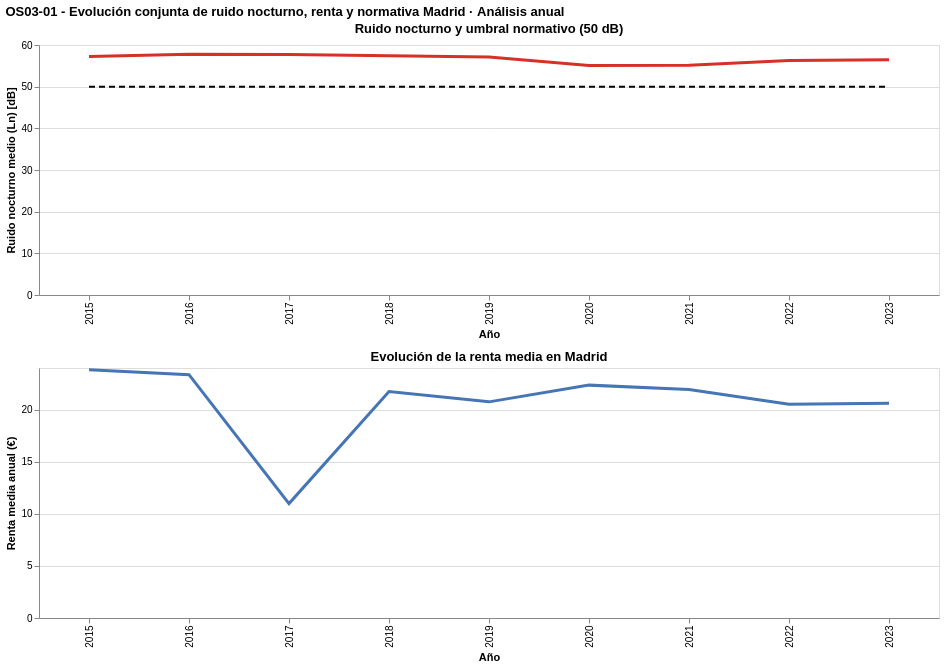

Here is the notebook cell this chart was saved with:
### Markdown cell above
* Se utilizan dos gráficos alineados verticalmente con mismo eje X (años)
* * Gráfico superior → Ruido nocturno + límite normativo (50 dB)
* * Gráfico inferior → Renta media
Ambos sincronizados por año, e interactivos.
Se evita ambigüedad de escalas.

### Code cell
# =========================================================
# OS03‑01 - Evolución conjunta de ruido, renta y normativa
# (VERSIÓN CORRECTA – sin error de vconcat)
# =========================================================

# -----------------------
# Gráfico 1 · Ruido nocturno + límite normativo
# -----------------------

df_limite = pd.DataFrame({
    "year": df_os03_01["year"],
    "limite_ln": [limite_ln] * len(df_os03_01)
})

ruido_chart = (
    alt.Chart(df_os03_01)
    .mark_line(color="#d73027", strokeWidth=3)
    .encode(
        x=alt.X("year:O", title="Año"),
        y=alt.Y(
            "ln_medio:Q",
            title="Ruido nocturno medio (Ln) [dB]"
        ),
        tooltip=[
            alt.Tooltip("year:O", title="Año"),
            alt.Tooltip("ln_medio:Q", title="Ln medio [dB]", format=".2f")
        ]
    )
    +
    alt.Chart(df_limite)
    .mark_line(
        color="black",
        strokeDash=[6, 4],
        strokeWidth=2
    )
    .encode(
        x="year:O",
        y="limite_ln:Q"
    )
).properties(
    width=900,          # ✅ width aquí
    height=250,
    title="Ruido nocturno y umbral normativo (50 dB)"
)

# -----------------------
# Gráfico 2 · Renta media
# -----------------------

renta_chart = (
    alt.Chart(df_os03_01)
    .mark_line(color="#4575b4", strokeWidth=3)
    .encode(
        x=alt.X("year:O", title="Año"),
        y=alt.Y(
            "renta_media:Q",
            title="Renta media anual (€)"
        ),
        tooltip=[
            alt.Tooltip("year:O", title="Año"),
            alt.Tooltip("renta_media:Q", title="Renta media (€)", format=",.0f")
        ]
    )
).properties(
    width=900,         
    height=250,
    title="Evolución de la renta media en Madrid"
)

# -----------------------
# Visualización conjunta FINAL
# -----------------------

os03_01_chart = (
    alt.vconcat(
        ruido_chart,
        renta_chart,
        spacing=10
    )
    .interactive()
    .properties(
        title=(
            "OS03‑01 - Evolución conjunta de ruido nocturno, renta y normativa\n"
            "Madrid · Análisis anual"
        )
    )
)

os03_01_chart

### Figure 1 — Vega-Lite specification as saved in the notebook (floating-point values rounded to 4 significant figures)
{"$schema": "https://vega.github.io/schema/vega-lite/v5.20.1.json", "config": {"view": {"continuousHeight": 300, "continuousWidth": 300}}, "datasets": {"data-cc1ae58b36405fc491aaa6f53cddbae7": [{"ln_medio": 57.26, "renta_media": 23.83, "year": 2015}, {"ln_medio": 57.77, "renta_media": 23.36, "year": 2016}, {"ln_medio": 57.71, "renta_media": 10.98, "year": 2017}, {"ln_medio": 57.44, "renta_media": 21.73, "year": 2018}, {"ln_medio": 57.1, "renta_media": 20.75, "year": 2019}, {"ln_medio": 55.1, "renta_media": 22.36, "year": 2020}, {"ln_medio": 55.13, "renta_media": 21.94, "year": 2021}, {"ln_medio": 56.3, "renta_media": 20.53, "year": 2022}, {"ln_medio": 56.43, "renta_media": 20.62, "year": 2023}], "data-ed77c37ee0a0a448ffa0c3fcad6929ac": [{"limite_ln": 50, "year": 2015}, {"limite_ln": 50, "year": 2016}, {"limite_ln": 50, "year": 2017}, {"limite_ln": 50, "year": 2018}, {"limite_ln": 50, "year": 2019}, {"limite_ln": 50, "year": 2020}, {"limite_ln": 50, "year": 2021}, {"limite_ln": 50, "year": 2022}, {"limite_ln": 50, "year": 2023}]}, "params": [{"bind": "scales", "name": "param_7", "select": {"encodings": ["x", "y"], "type": "interval"}, "views": ["view_10", "view_11"]}], "spacing": 10, "title": "OS03‑01 - Evolución conjunta de ruido nocturno, renta y normativa\nMadrid · Análisis anual", "vconcat": [{"height": 250, "layer": [{"data": {"name": "data-cc1ae58b36405fc491aaa6f53cddbae7"}, "encoding": {"tooltip": [{"field": "year", "title": "Año", "type": "ordinal"}, {"field": "ln_medio", "format": ".2f", "title": "Ln medio [dB]", "type": "quantitative"}], "x": {"field": "year", "title": "Año", "type": "ordinal"}, "y": {"field": "ln_medio", "title": "Ruido nocturno medio (Ln) [dB]", "type": "quantitative"}}, "mark": {"color": "#d73027", "strokeWidth": 3, "type": "line"}, "name": "view_10"}, {"data": {"name": "data-ed77c37ee0a0a448ffa0c3fcad6929ac"}, "encoding": {"x": {"field": "year", "type": "ordinal"}, "y": {"field": "limite_ln", "type": "quantitative"}}, "mark": {"color": "black", "strokeDash": [6, 4], "strokeWidth": 2, "type": "line"}}], "title": "Ruido nocturno y umbral normativo (50 dB)", "width": 900}, {"data": {"name": "data-cc1ae58b36405fc491aaa6f53cddbae7"}, "encoding": {"tooltip": [{"field": "year", "title": "Año", "type": "ordinal"}, {"field": "renta_media", "format": ",.0f", "title": "Renta media (€)", "type": "quantitative"}], "x": {"field": "year", "title": "Año", "type": "ordinal"}, "y": {"field": "renta_media", "title": "Renta media anual (€)", "type": "quantitative"}}, "height": 250, "mark": {"color": "#4575b4", "strokeWidth": 3, "type": "line"}, "name": "view_11", "title": "Evolución de la renta media en Madrid", "width": 900}]}
